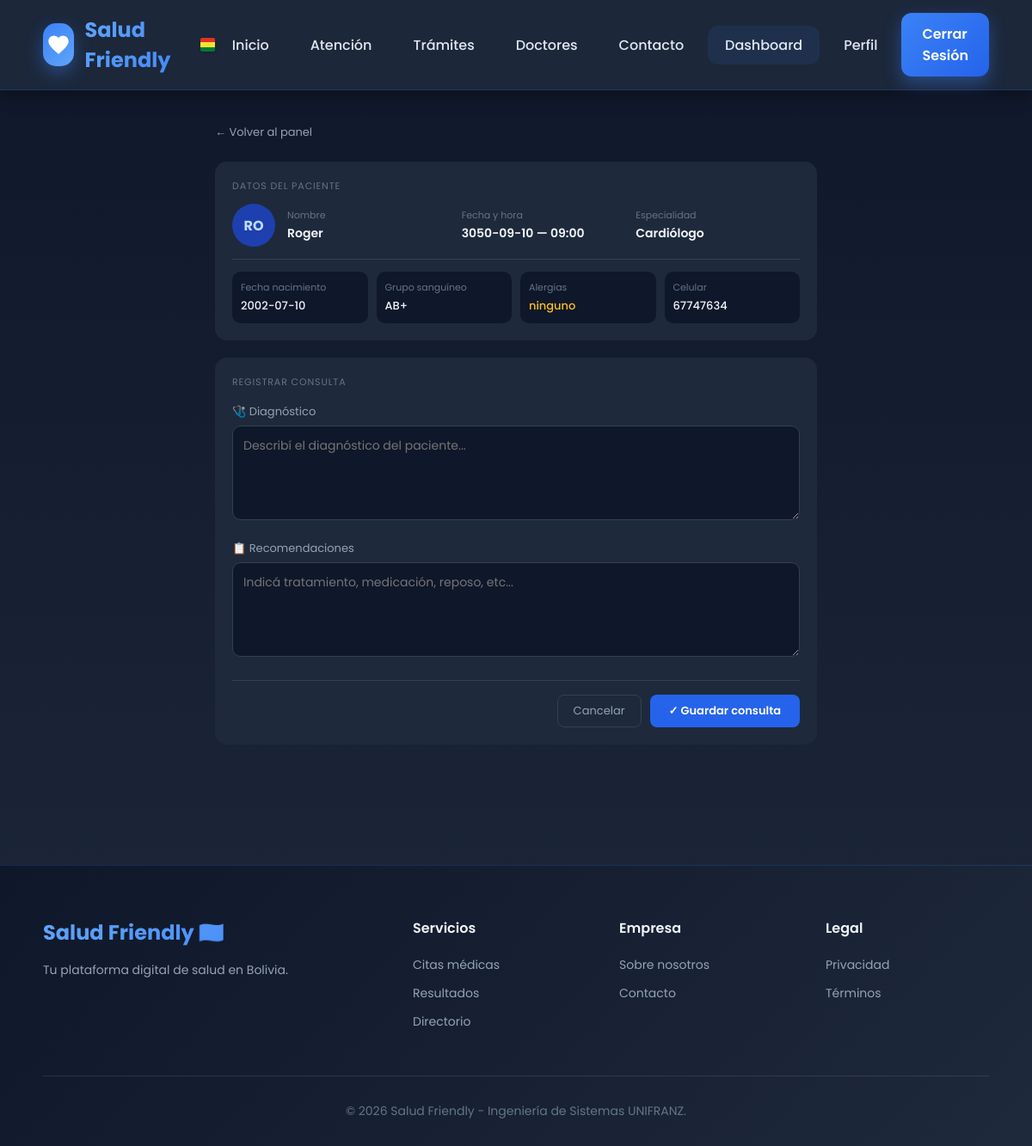
The app's page /consulta/1 (signed in) with its own data.
### tables this page shows
CREATE TABLE usuarios (
            id INTEGER PRIMARY KEY AUTOINCREMENT,
            nombre TEXT NOT NULL,
            email TEXT UNIQUE NOT NULL,
            password TEXT NOT NULL,
            tipo TEXT DEFAULT 'paciente',
            especialidad TEXT,
            matricula TEXT,
            fecha_nacimiento TEXT,
            ci TEXT,
            complemento_ci TEXT,
            celular TEXT,
            alergias TEXT,
            grupo_sanguineo TEXT,
            fecha_registro TIMESTAMP DEFAULT CURRENT_TIMESTAMP
        );

CREATE TABLE citas (
            id INTEGER PRIMARY KEY AUTOINCREMENT,
            usuario_id INTEGER NOT NULL,
            doctor TEXT NOT NULL,
            especialidad TEXT NOT NULL,
            fecha TEXT NOT NULL,
            hora TEXT NOT NULL,
            estado TEXT DEFAULT 'Pendiente confirmacion',
            calificacion INTEGER DEFAULT NULL,
            comentario TEXT DEFAULT NULL,
            diagnostico TEXT DEFAULT NULL,
            recomendaciones TEXT DEFAULT NULL,
            fecha_creacion TIMESTAMP DEFAULT CURRENT_TIMESTAMP,
            FOREIGN KEY (usuario_id) REFERENCES usuarios(id)
        );

### app.py (the view, shortened to what this page needs)
@app.route('/consulta/<int:cita_id>', methods=['GET', 'POST'])
def consulta(cita_id):
    if 'usuario_id' not in session or session.get('tipo') != 'medico':
        return redirect(url_for('login'))
    conn   = get_db()
    cursor = conn.cursor()
    cursor.execute('''
        SELECT citas.*, usuarios.nombre AS nombre_paciente,
               usuarios.fecha_nacimiento, usuarios.grupo_sanguineo,
               usuarios.alergias, usuarios.celular, usuarios.ci
        FROM citas
        JOIN usuarios ON citas.usuario_id = usuarios.id
        WHERE citas.id = ?
    ''', (cita_id,))
    cita = cursor.fetchone()
    conn.close()
    if not cita:
        flash('❌ Cita no encontrada', 'error')
        return redirect(url_for('dashboard_medico'))
    return render_template('consulta.html', cita=cita)

### app.py (called while the page is built)
def get_db():
    conn = sqlite3.connect('salud.db')
    conn.row_factory = sqlite3.Row
    return conn

### templates/consulta.html (shortened to what this page needs)
{% extends 'base.html' %}
{% block content %}
<section class="section" style="padding-top: 140px; max-width: 800px; margin: 0 auto;">
  <a href="{{ url_for('dashboard_medico') }}"
     style="display:inline-flex;align-items:center;gap:6px;color:#94a3b8;font-size:13px;text-decoration:none;margin-bottom:1.5rem;">
    ← Volver al panel
  </a>
  <div style="background:#1e293b; border-radius:14px; padding:1.25rem; margin-bottom:1.25rem;">
    <p style="color:#64748b; font-size:11px; text-transform:uppercase; letter-spacing:.08em; margin:0 0 12px;">
      Datos del paciente
    </p>
    <div style="display:flex; align-items:center; gap:14px; margin-bottom:14px;">
      <div style="width:50px;height:50px;border-radius:50%;background:#1e40af;display:flex;align-items:center;justify-content:center;font-weight:bold;color:#bfdbfe;font-size:16px;flex-shrink:0;">
        {{ cita.nombre_paciente[:2].upper() }}
      </div>
      <div style="flex:1; display:grid; grid-template-columns:1fr 1fr 1fr; gap:12px;">
        <div>
          <p style="color:#64748b; font-size:11px; margin:0 0 2px;">Nombre</p>
          <p style="color:#f1f5f9; font-size:14px; font-weight:600; margin:0;">{{ cita.nombre_paciente }}</p>
        </div>
        <div>
          <p style="color:#64748b; font-size:11px; margin:0 0 2px;">Fecha y hora</p>
          <p style="color:#f1f5f9; font-size:14px; font-weight:600; margin:0;">{{ cita.fecha }} — {{ cita.hora }}</p>
        </div>
        <div>
          <p style="color:#64748b; font-size:11px; margin:0 0 2px;">Especialidad</p>
          <p style="color:#f1f5f9; font-size:14px; font-weight:600; margin:0;">{{ cita.especialidad }}</p>
        </div>
      </div>
    </div>
    <div style="border-top:1px solid #334155; padding-top:14px; display:grid; grid-template-columns:repeat(4,1fr); gap:10px;">
      <div style="background:#0f172a; border-radius:10px; padding:10px;">
        <p style="color:#64748b; font-size:11px; margin:0 0 3px;">Fecha nacimiento</p>
        <p style="color:#f1f5f9; font-size:13px; font-weight:500; margin:0;">{{ cita.fecha_nacimiento or '—' }}</p>
      </div>
      <div style="background:#0f172a; border-radius:10px; padding:10px;">
        <p style="color:#64748b; font-size:11px; margin:0 0 3px;">Grupo sanguíneo</p>
        <p style="color:#f1f5f9; font-size:13px; font-weight:500; margin:0;">{{ cita.grupo_sanguineo or '—' }}</p>
      </div>
      <div style="background:#0f172a; border-radius:10px; padding:10px;">
        <p style="color:#64748b; font-size:11px; margin:0 0 3px;">Alergias</p>
        {% if cita.alergias %}
          <p style="color:#fbbf24; font-size:13px; font-weight:500; margin:0;">{{ cita.alergias }}</p>
        {% else %}
          <p style="color:#f1f5f9; font-size:13px; font-weight:500; margin:0;">Ninguna</p>
        {% endif %}
      </div>
      <div style="background:#0f172a; border-radius:10px; padding:10px;">
        <p style="color:#64748b; font-size:11px; margin:0 0 3px;">Celular</p>
        <p style="color:#f1f5f9; font-size:13px; font-weight:500; margin:0;">{{ cita.celular or '—' }}</p>
      </div>
    </div>
  </div>
  <div style="background:#1e293b; border-radius:14px; padding:1.25rem;">
    <p style="color:#64748b; font-size:11px; text-transform:uppercase; letter-spacing:.08em; margin:0 0 16px;">
      Registrar consulta
    </p>
    {% if cita.estado == 'Atendida' %}
      <div style="background:#064e3b; border-radius:10px; padding:12px 16px; margin-bottom:16px;">
        <p style="color:#34d399; font-size:13px; margin:0;">✓ Esta consulta ya fue registrada.</p>
      </div>
      <div style="margin-bottom:14px;">
        <p style="color:#94a3b8; font-size:12px; margin:0 0 6px;">Diagnóstico registrado</p>
        <div style="background:#0f172a; border-radius:10px; padding:12px; color:#f1f5f9; font-size:14px; line-height:1.6;">
          {{ cita.diagnostico }}
        </div>
      </div>
      <div>
        <p style="color:#94a3b8; font-size:12px; margin:0 0 6px;">Recomendaciones registradas</p>
        <div style="background:#0f172a; border-radius:10px; padding:12px; color:#f1f5f9; font-size:14px; line-height:1.6;">
          {{ cita.recomendaciones }}
        </div>
      </div>
    {% else %}
      <form method="POST">
        <div style="margin-bottom:16px;">
          <label style="color:#94a3b8; font-size:13px; display:block; margin-bottom:6px;">
            🩺 Diagnóstico
          </label>
          <textarea
            name="diagnostico"
            rows="4"
            required
            placeholder="Describí el diagnóstico del paciente..."
            style="width:100%; box-sizing:border-box; background:#0f172a; color:#f1f5f9; border:1px solid #334155; border-radius:10px; padding:12px; font-size:14px; resize:vertical; outline:none; font-family:inherit;">{{ cita.diagnostico or '' }}</textarea>
        </div>
        <div style="margin-bottom:20px;">
          <label style="color:#94a3b8; font-size:13px; display:block; margin-bottom:6px;">
            📋 Recomendaciones
          </label>
          <textarea
            name="recomendaciones"
            rows="4"
            required
            placeholder="Indicá tratamiento, medicación, reposo, etc..."
            style="width:100%; box-sizing:border-box; background:#0f172a; color:#f1f5f9; border:1px solid #334155; border-radius:10px; padding:12px; font-size:14px; resize:vertical; outline:none; font-family:inherit;">{{ cita.recomendaciones or '' }}</textarea>
        </div>
        <div style="display:flex; justify-content:flex-end; gap:10px; border-top:1px solid #334155; padding-top:16px;">
          <a href="{{ url_for('dashboard_medico') }}"
             style="background:transparent; color:#94a3b8; font-size:13px; padding:8px 18px; border-radius:8px; border:1px solid #334155; text-decoration:none;">
            Cancelar
          </a>
          <button type="submit"
            style="background:#2563eb; color:white; font-size:13px; font-weight:600; padding:8px 22px; border-radius:8px; border:none; cursor:pointer;">
            ✓ Guardar consulta
          </button>
        </div>
      </form>
    {% endif %}
  </div>
</section>
{% endblock %}

### templates/base.html (style rules this page uses)
* { margin: 0; padding: 0; box-sizing: border-box; font-family: 'Poppins', sans-serif; }
html { scroll-behavior: smooth; }
body { background: linear-gradient(180deg, #0f172a 0%, #1e293b 100%); color: #e2e8f0; min-height: 100vh; }
.form-group input, .form-group select, textarea { width: 100%; padding: 14px; border-radius: 12px; border: 1px solid rgba(59, 130, 246, 0.3); background: rgba(15, 23, 42, 0.5); color: #e2e8f0; font-size: 15px; }
.section { padding: 80px 50px; max-width: 1400px; margin: 0 auto; }

### records on screen
usuarios: nombre "RO", nombre_paciente "Roger", fecha_nacimiento "2002-07-10", grupo_sanguineo "AB+", alergias "ninguno", celular "67747634"
citas: fecha "3050-09-10", hora "09:00", especialidad "Cardiólogo"
